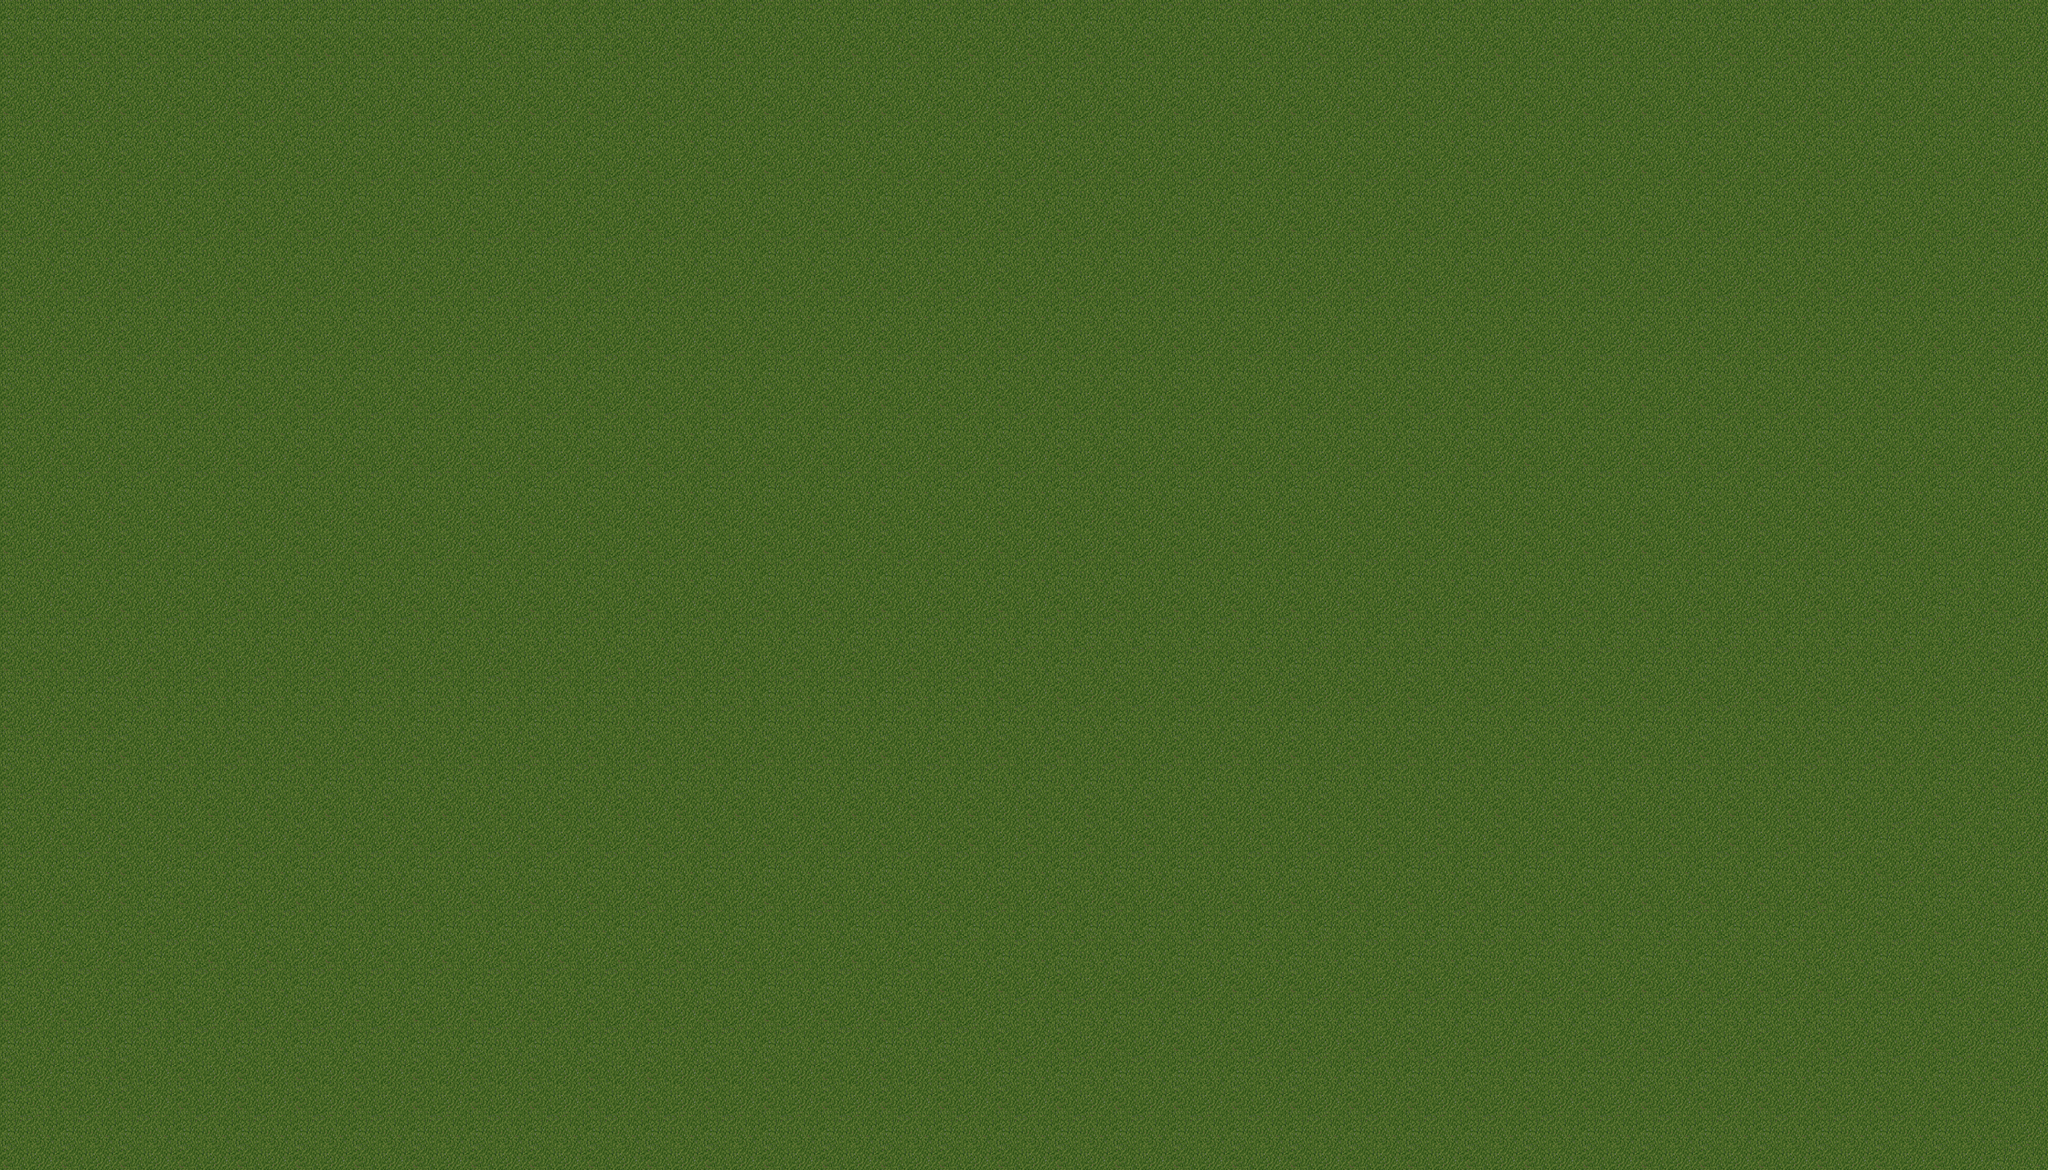

A level layout from a 2D game, rendered from its tile map. Below: a short description, then the map file with tile-grid data replaced by summaries:
An orthogonal 70x40 tile map with 32x32 px tiles, 1 tile layer (Tile Layer 1).

<map version="1.0" tiledversion="1.0.2" orientation="orthogonal" renderorder="right-down" width="70" height="40" tilewidth="32" tileheight="32" nextobjectid="1">
 <tileset firstgid="1" source="mountain.tsx" />
 <layer name="Tile Layer 1" width="70" height="40">
  <data>[2800 cells, 2800 non-empty, 4 distinct tile ids]</data>
 </layer>
</map>
